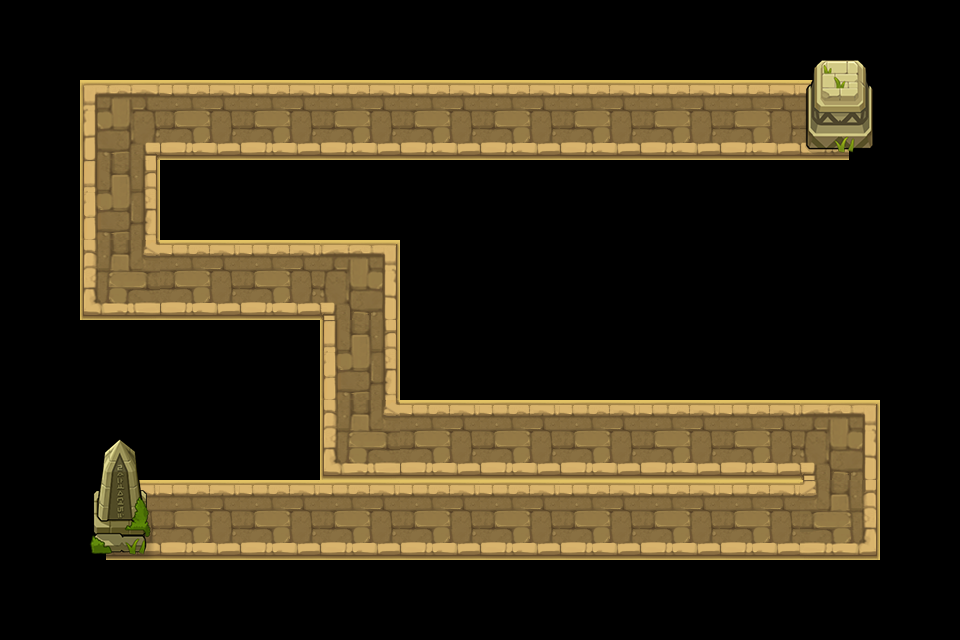

Tiled map render using the project's own tile images. Description and the map definition, with tile-layer contents summarised, below:
An orthogonal 12x8 tile map with 80x80 px tiles, 2 tile layers (road, object) and 14 objects (P0, P1, P2, P3, P4, ...).

<map version="1.0" tiledversion="1.0.3" orientation="orthogonal" renderorder="right-down" width="12" height="8" tilewidth="80" tileheight="80" nextobjectid="18">
 <tileset firstgid="1" name="chengshi" tilewidth="80" tileheight="80" tilecount="15" columns="5">
  <image source="chengshi.png" width="400" height="240" />
 </tileset>
 <layer name="road" width="12" height="8">
  <data>[96 cells, 33 non-empty, 8 distinct tile ids]</data>
 </layer>
 <layer name="object" width="12" height="8">
  <data>[96 cells, 4 non-empty, 4 distinct tile ids]</data>
 </layer>
 <objectgroup name="path" visible="0">
  <object id="1" name="P0" x="800" y="120" />
  <object id="2" name="P1" x="120" y="120" />
  <object id="3" name="P2" x="120" y="280" />
  <object id="4" name="P3" x="360" y="280" />
  <object id="5" name="P4" x="360" y="440" />
  <object id="6" name="P5" x="840" y="440" />
  <object id="7" name="P6" x="840" y="520" />
  <object id="8" name="P7" x="160" y="520" />
  <object id="10" name="O0" x="880" y="80" width="80" height="400" />
  <object id="12" name="O1" x="400" y="160" width="480" height="240" />
  <object id="13" name="O2" x="160" y="160" width="240" height="80" />
  <object id="14" name="O3" x="0" y="80" width="80" height="400" />
  <object id="15" name="O4" x="80" y="320" width="80" height="80" />
  <object id="16" name="O5" x="160" y="320" width="160" height="160" />
 </objectgroup>
</map>
